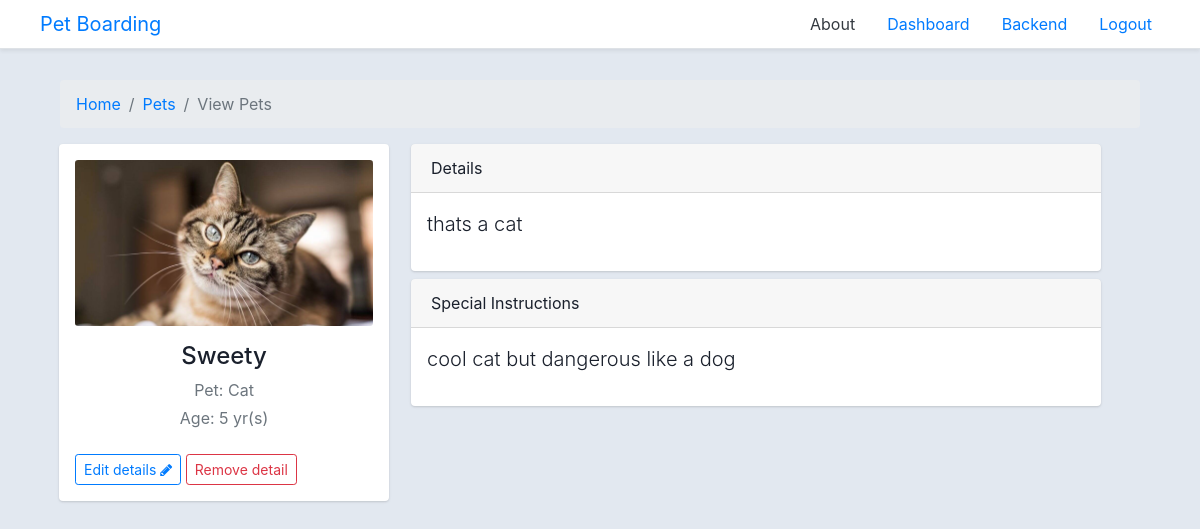
The page /pets/detail/1 (signed in) on the database its author committed.
### app/models.py (models this page shows, shortened)
class Pet(models.Model):
    PET_CHOICES = (
            ('Dog','Dog'),
            ('Cat','Cat'),
            ('Fish','Fish'),
            ('Turtle','Turtle'),
            ('Horse','Horse'),
 )
    user = models.ForeignKey(User, on_delete=models.CASCADE)
    name = models.CharField(max_length = 100)
    pettype = models.CharField( max_length = 100, choices = PET_CHOICES)
    photo = models.ImageField(upload_to = 'pets' )
    age = models.PositiveIntegerField()
    description = models.TextField()
    specialinstruction = models.TextField()

### app/views.py (the view)
# urls.py: path('pets/detail/<int:pk>',views.view_pet_by_id,name='view_pet_by_id'),
@login_required
def view_pet_by_id(request,pk):
    try:
        pet = Pet.objects.get(id=pk)
        ctx = {
            'title':'view pet',
            'pet':pet,
        }
        return render(request, 'pets/view_pet.html',context=ctx)
    except Exception as e:
        print(e)
        messages.error(request,'Pet not found')
        return redirect('view_pets')

### templates/pets/view_pet.html (shortened to what this page needs)
{% extends 'layout/base.html' %}
{% load static %}
{% load crispy_forms_tags %}
{% block content %}
<div class="container">
    <div class="main-body">
        <nav aria-label="breadcrumb" class="main-breadcrumb">
            <ol class="breadcrumb">
                <li class="breadcrumb-item"><a href="{% url 'home' %}">Home</a></li>
                <li class="breadcrumb-item"><a href="{% url 'view_pets' %}">Pets</a></li>
                <li class="breadcrumb-item active" aria-current="page">View Pets</li>
            </ol>
        </nav>
        <div class="row gutters-sm">
            <div class="col-12 mb-3">
                <div class="container-fluid gutters-sm ">
                    <div class="row">
                        <div class="col-4 gutters-sm">
                            <div class="card">
                                <div class="card-body">
                                    <div class="d-flex flex-column align-items-center text-center">
                                        <img src="{{pet.photo.url}}" alt="Admin" class="rounded-sm card-img-top" width="150">
                                        <div class="mt-3">
                                            <h4>{{pet.name}}</h4>
                                            <p class="text-secondary mb-1">Pet: {{pet.pettype}}</p>
                                            <p class="text-muted font-size-sm">Age: {{pet.age}} yr(s)</p>
                                        </div>
                                    </div>
                                    <div class="mt-2">
                                        <a class="btn btn-outline-primary btn-sm" href="{% url 'edit_pets' pet.pk %}">Edit details <i class="fa fa-pencil" aria-hidden="true"></i></a>
                                        <a class="btn btn-outline-danger btn-sm" href="{% url 'delete_pets' pet.pk %}">Remove detail</a>
                                    </div>
                                </div>
                            </div>
                        </div>
                        <div class="col-8">
                            <div class="card">
                                <div class="card-header">Details</div>
                                <div class="card-body">
                                    <p class="lead">
                                        {{pet.description}}
                                    </p>
                                </div>
                            </div>
                            <div class="card mt-2">
                                <div class="card-header">Special Instructions</div>
                                <div class="card-body">
                                    <p class="lead">
                                        {{pet.specialinstruction}}
                                    </p>
                                </div>
                            </div>
                        </div>
                    </div>
                </div>
            </div>
        </div>
    </div>
</div>
{% endblock content %}

### templates/pets/view_pet.html (style rules this page uses)
body { color: #1a202c; text-align: left; background-color: #e2e8f0; }
.main-body { padding: 15px; }
.card { box-shadow: 0 1px 3px 0 rgba(0,0,0,.1), 0 1px 2px 0 rgba(0,0,0,.06); }
.card { position: relative; display: flex; flex-direction: column; min-width: 0; word-wrap: break-word; background-color: #fff; background-clip: border-box; border: 0 solid rgba(0,0,0,.125); border-radius: .25rem; }
.card-body { flex: 1 1 auto; min-height: 1px; padding: 1rem; }
.gutters-sm { margin-right: -8px; margin-left: -8px; }
.gutters-sm>.col, .gutters-sm>[class*=col-] { padding-right: 8px; padding-left: 8px; }
.mb-3, .my-3 { margin-bottom: 1rem!important; }

### rows shown on the page
Pet: photo (picture), name "Sweety", pettype "Cat", age "5", description "thats a cat", specialinstruction "cool cat but dangerous like a dog"
